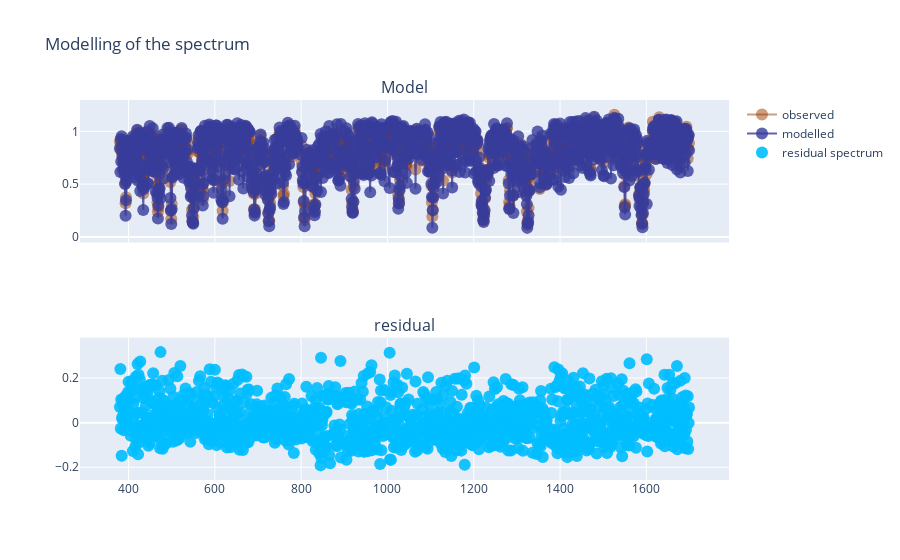

Notebook code cell kept with this figure:
### Code cell
show_model(i[i_ok], f[i_ok], S_b(i[i_ok], *b))

### Figure 1 — Plotly figure (JSON) as saved in the notebook; plotly's stock layout.template omitted (floating-point values rounded to 4 significant figures; data arrays with more than 128 entries replaced by an {"elided": "..."} marker saying what was removed)
{"data": [{"marker": {"color": "rgba(155,60,0,0.5)", "size": 12}, "mode": "markers+lines", "name": "observed", "type": "scatter", "x": {"elided": "1261 int values"}, "xaxis": "x", "y": {"elided": "1261 float values"}, "yaxis": "y"}, {"marker": {"color": "rgba(55,60,155,0.8)", "size": 12}, "mode": "markers+lines", "name": "modelled", "type": "scatter", "x": {"elided": "1261 int values"}, "xaxis": "x", "y": {"elided": "1261 float values"}, "yaxis": "y"}, {"marker": {"color": "rgba(0,190,255,0.9)", "size": 12}, "mode": "markers", "name": "residual spectrum", "type": "scatter", "x": {"elided": "1261 int values"}, "xaxis": "x2", "y": {"elided": "1261 float values"}, "yaxis": "y2"}], "layout": {"annotations": [{"font": {"size": 16}, "showarrow": false, "text": "Model", "x": 0.5, "xanchor": "center", "xref": "paper", "y": 1, "yanchor": "bottom", "yref": "paper"}, {"font": {"size": 16}, "showarrow": false, "text": "residual", "x": 0.5, "xanchor": "center", "xref": "paper", "y": 0.375, "yanchor": "bottom", "yref": "paper"}], "title": {"text": "Modelling of the spectrum"}, "xaxis": {"anchor": "y", "domain": [0, 1], "matches": "x2", "showticklabels": false}, "xaxis2": {"anchor": "y2", "domain": [0, 1]}, "yaxis": {"anchor": "x", "domain": [0.625, 1]}, "yaxis2": {"anchor": "x2", "domain": [0, 0.375]}}}
